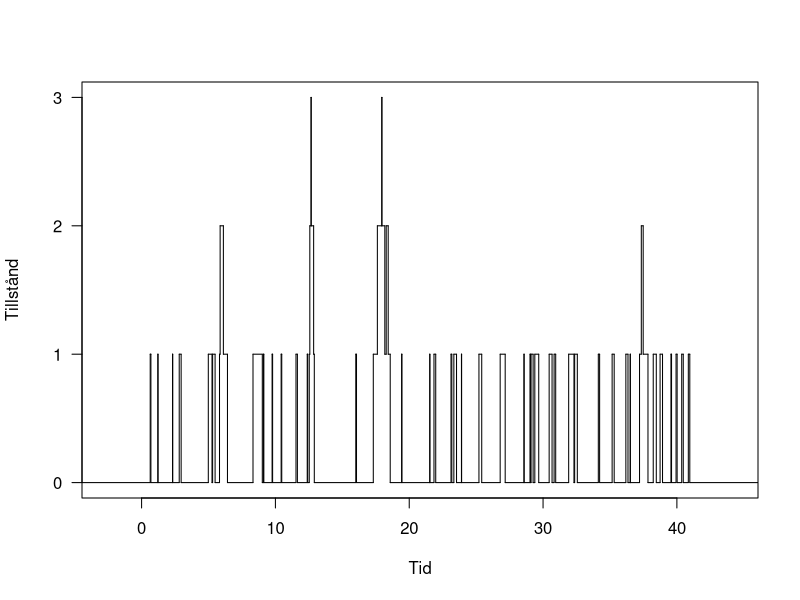
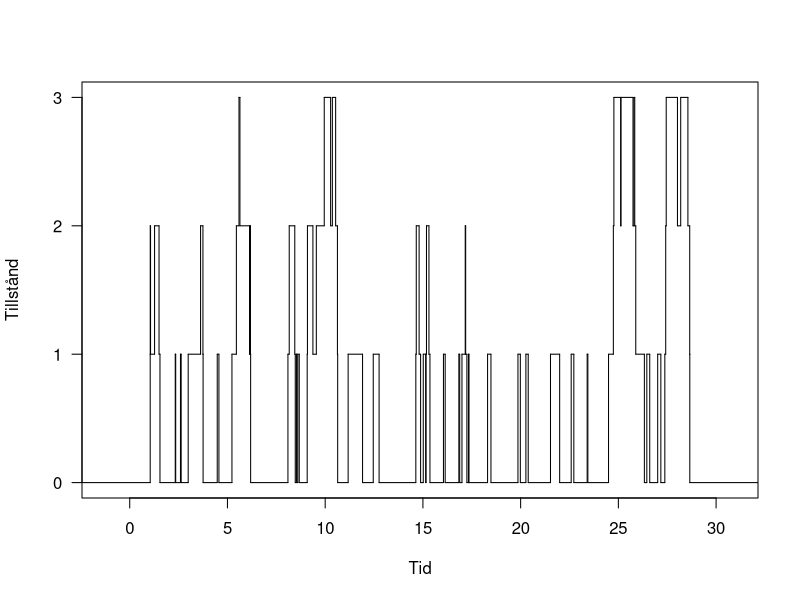
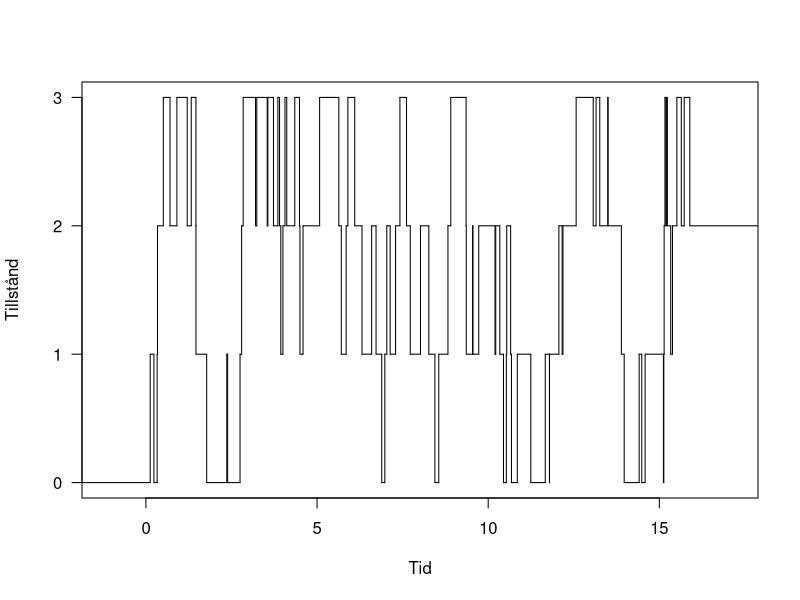

Write the R code that produced these figures, in order.
## ---- chunk 1
set.seed(980608)
bd_process <- function(lambda, mu, initial_state = 0, steps = 100) {
  time_now <- 0
  state_now <- initial_state
  
  # Dessa vektorer ska byggas på i loopen nedan
  time <- 0
  state <- initial_state
  
  for (i in 1:steps) {
    # Bestäm lambda och mu baserat på aktuellt tillstånd
    if (state_now == 3) {
      lambda_now <- 0  # Inga fler ankomster när systemet är fullt
    } else {
      lambda_now <- lambda
    }
    
    if (state_now == 0) {
      mu_now <- 0  # Inga avslut när systemet är tomt
    } else {
      mu_now <- mu
    }
    
    # Tiden till nästa tillståndsbyte är exponentialfördelad med parameter lambda_now + mu_now
    time_to_transition <- rexp(1, rate = lambda_now + mu_now)
    
    # Bestäm om nästa tillstånd är upp eller ner
    if (lambda_now == 0) {
      # Om lambda_now är 0, måste vi gå ner
      state_now <- state_now - 1
    } else if (mu_now == 0) {
      # Om mu_now är 0, måste vi gå upp
      state_now <- state_now + 1
    } else {
      # Annars, slumpa om vi går upp eller ner
      if (runif(1) < lambda_now / (lambda_now + mu_now)) {
        state_now <- state_now + 1
      } else {
        state_now <- state_now - 1
      }
    }
    
    # Uppdatera tiden och lägg till i vektorerna
    time_now <- time_now + time_to_transition
    time <- c(time, time_now)
    state <- c(state, state_now)
  }
  
  # Returnera en lista med de två vektorerna tid och state
  list(time = time, state = state)
}

# Exempel på användning för förslag 1 (lambda = 1, mu = 5)

forslag1 <- bd_process(lambda = 1, mu = 5)
forslag2 <- bd_process(lambda = 2, mu = 5)
forslag3 <- bd_process(lambda = 5, mu = 5)
time1 <- forslag1$time
state1 <- forslag1$state
time2 <- forslag2$time
state2 <- forslag2$state
time3 <- forslag3$time
state3 <- forslag3$state
plot(stepfun(time1[-1], state1),
do.points = FALSE,
xlab = "Tid",
ylab = "Tillstånd",
main = "",
yaxt = "n")
axis(2, at = c(0, 1, 2, 3), las = 2)
plot(stepfun(time2[-1], state2),
do.points = FALSE,
xlab = "Tid",
ylab = "Tillstånd",
main = "",
yaxt = "n")
axis(2, at = c(0, 1, 2, 3), las = 2)
plot(stepfun(time3[-1], state3),
do.points = FALSE,
xlab = "Tid",
ylab = "Tillstånd",
main = "",
yaxt = "n")
axis(2, at = c(0, 1, 2, 3), las = 2)
## ---- chunk 2
set.seed(980608)
calculate_time_for_500_steps <- function(lambda, mu) {
  result <- bd_process(lambda, mu, steps = 500)
  total_time <- result$time[length(result$time)]  # Sista värdet i time-vektorn
  return(total_time)
}

# Beräkna tiderna för de tre förslagen
time_proposal_1 <- calculate_time_for_500_steps(lambda = 1, mu = 5)
time_proposal_2 <- calculate_time_for_500_steps(lambda = 2, mu = 5)
time_proposal_3 <- calculate_time_for_500_steps(lambda = 5, mu = 5)

cat("Tid för 500 tillståndsbyten (förslag 1):", time_proposal_1, "timmar\n")
cat("Tid för 500 tillståndsbyten (förslag 2):", time_proposal_2, "timmar\n")
cat("Tid för 500 tillståndsbyten (förslag 3):", time_proposal_3, "timmar\n")
## ---- chunk 3
# set.seed(980608)
proportion_in_state <- function(s, bdp) {
  # Extrahera tider och tillstånd från bdp
  time <- bdp$time
  state <- bdp$state
  
  # Beräkna tiden som spenderats i varje tillstånd
  time_in_state <- 0
  for (i in 1:(length(time) - 1)) {
    if (state[i] == s) {
      # Lägg till tiden mellan time[i] och time[i + 1]
      time_in_state <- time_in_state + (time[i + 1] - time[i])
    }
  }
  
  # Beräkna total tid
  total_time <- max(time)
  
  # Beräkna andelen tid i tillstånd s
  proportion <- time_in_state / total_time
  return(proportion)
}

# Beräkna andelen tid i tillstånd 0
proportion_state_0 <- proportion_in_state(0, forslag1)
cat("Andel tid i tillstånd 0:", proportion_state_0*100, "%\n")

# Beräkna andelen tid i tillstånd 1
proportion_state_1 <- proportion_in_state(1, forslag1)
cat("Andel tid i tillstånd 1:", proportion_state_1*100, "%\n")

# Beräkna andelen tid i tillstånd 2
proportion_state_2 <- proportion_in_state(2, forslag1)
cat("Andel tid i tillstånd 2:", proportion_state_2*100, "%\n")

# Beräkna andelen tid i tillstånd 3
proportion_state_3 <- proportion_in_state(3, forslag1)
cat("Andel tid i tillstånd 3:", proportion_state_3*100, "%\n")
## ---- chunk 4
# set.seed(980608)
forslag1000.1 <- bd_process(1,5,0,1000)
forslag1000.2 <- bd_process(2,5,0,1000)
forslag1000.3 <- bd_process(5,5,0,1000)

# Beräkna andelen tid i tillstånd 0
proportion_state_0 <- proportion_in_state(0, forslag1000.1)
cat("Andel tid i tillstånd 0 för förslag 1:", proportion_state_0*100, "%\n")

# Beräkna andelen tid i tillstånd 1
proportion_state_1 <- proportion_in_state(1, forslag1000.1)
cat("Andel tid i tillstånd 1 för förslag 1:", proportion_state_1*100, "%\n")

# Beräkna andelen tid i tillstånd 2
proportion_state_2 <- proportion_in_state(2, forslag1000.1)
cat("Andel tid i tillstånd 2 för förslag 1:", proportion_state_2*100, "%\n")

# Beräkna andelen tid i tillstånd 3
proportion_state_3 <- proportion_in_state(3, forslag1000.1)
cat("Andel tid i tillstånd 3 för förslag 1:", proportion_state_3*100, "%\n")
## ---- chunk 5
# Beräkna andelen tid i tillstånd 0
proportion_state_0 <- proportion_in_state(0, forslag1000.2)
cat("Andel tid i tillstånd 0 för förslag 2:", proportion_state_0*100, "%\n")

# Beräkna andelen tid i tillstånd 1
proportion_state_1 <- proportion_in_state(1, forslag1000.2)
cat("Andel tid i tillstånd 1 för förslag 2:", proportion_state_1*100, "%\n")

# Beräkna andelen tid i tillstånd 2
proportion_state_2 <- proportion_in_state(2, forslag1000.2)
cat("Andel tid i tillstånd 2 för förslag 2:", proportion_state_2*100, "%\n")

# Beräkna andelen tid i tillstånd 3
proportion_state_3 <- proportion_in_state(3, forslag1000.2)
cat("Andel tid i tillstånd 3 för förslag 2:", proportion_state_3*100, "%\n")
## ---- chunk 6
# Beräkna andelen tid i tillstånd 0
proportion_state_0 <- proportion_in_state(0, forslag1000.3)
cat("Andel tid i tillstånd 0 för förslag 3:", proportion_state_0*100, "%\n")

# Beräkna andelen tid i tillstånd 1
proportion_state_1 <- proportion_in_state(1, forslag1000.3)
cat("Andel tid i tillstånd 1 för förslag 3:", proportion_state_1*100, "%\n")

# Beräkna andelen tid i tillstånd 2
proportion_state_2 <- proportion_in_state(2, forslag1000.3)
cat("Andel tid i tillstånd 2 för förslag 3:", proportion_state_2*100, "%\n")

# Beräkna andelen tid i tillstånd 3
proportion_state_3 <- proportion_in_state(3, forslag1000.3)
cat("Andel tid i tillstånd 3 för förslag 3:", proportion_state_3*100, "%\n")
